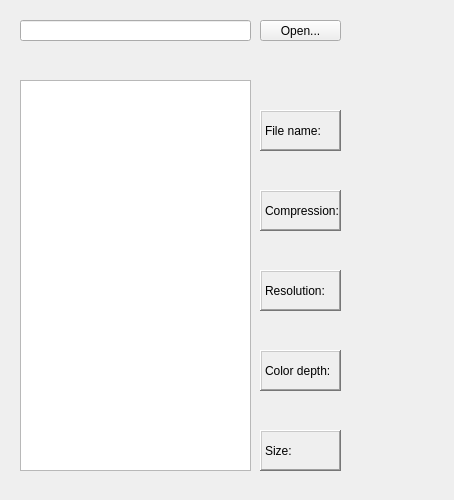
<?xml version="1.0" encoding="UTF-8"?>
<ui version="4.0">
 <class>Widget</class>
 <widget class="QWidget" name="Widget">
  <property name="geometry">
   <rect>
    <x>0</x>
    <y>0</y>
    <width>454</width>
    <height>500</height>
   </rect>
  </property>
  <property name="minimumSize">
   <size>
    <width>454</width>
    <height>500</height>
   </size>
  </property>
  <property name="maximumSize">
   <size>
    <width>454</width>
    <height>500</height>
   </size>
  </property>
  <property name="windowTitle">
   <string>Widget</string>
  </property>
  <widget class="QListView" name="fileTreeView">
   <property name="geometry">
    <rect>
     <x>20</x>
     <y>80</y>
     <width>231</width>
     <height>391</height>
    </rect>
   </property>
  </widget>
  <widget class="QLabel" name="Label_1">
   <property name="geometry">
    <rect>
     <x>260</x>
     <y>110</y>
     <width>81</width>
     <height>41</height>
    </rect>
   </property>
   <property name="frameShape">
    <enum>QFrame::WinPanel</enum>
   </property>
   <property name="frameShadow">
    <enum>QFrame::Raised</enum>
   </property>
   <property name="text">
    <string>File name:</string>
   </property>
  </widget>
  <widget class="QLabel" name="Label_5">
   <property name="geometry">
    <rect>
     <x>260</x>
     <y>430</y>
     <width>81</width>
     <height>41</height>
    </rect>
   </property>
   <property name="frameShape">
    <enum>QFrame::WinPanel</enum>
   </property>
   <property name="frameShadow">
    <enum>QFrame::Raised</enum>
   </property>
   <property name="text">
    <string>Size:</string>
   </property>
  </widget>
  <widget class="QLabel" name="Label_3">
   <property name="geometry">
    <rect>
     <x>260</x>
     <y>270</y>
     <width>81</width>
     <height>41</height>
    </rect>
   </property>
   <property name="frameShape">
    <enum>QFrame::WinPanel</enum>
   </property>
   <property name="frameShadow">
    <enum>QFrame::Raised</enum>
   </property>
   <property name="text">
    <string>Resolution:</string>
   </property>
  </widget>
  <widget class="QLabel" name="Label_4">
   <property name="geometry">
    <rect>
     <x>260</x>
     <y>350</y>
     <width>81</width>
     <height>41</height>
    </rect>
   </property>
   <property name="frameShape">
    <enum>QFrame::WinPanel</enum>
   </property>
   <property name="frameShadow">
    <enum>QFrame::Raised</enum>
   </property>
   <property name="text">
    <string>Color depth:</string>
   </property>
  </widget>
  <widget class="QLabel" name="Label_2">
   <property name="geometry">
    <rect>
     <x>260</x>
     <y>190</y>
     <width>81</width>
     <height>41</height>
    </rect>
   </property>
   <property name="frameShape">
    <enum>QFrame::WinPanel</enum>
   </property>
   <property name="frameShadow">
    <enum>QFrame::Raised</enum>
   </property>
   <property name="text">
    <string>Compression:</string>
   </property>
  </widget>
  <widget class="QLabel" name="FileName">
   <property name="geometry">
    <rect>
     <x>600</x>
     <y>90</y>
     <width>141</width>
     <height>21</height>
    </rect>
   </property>
   <property name="text">
    <string/>
   </property>
  </widget>
  <widget class="QLineEdit" name="lineEdit">
   <property name="geometry">
    <rect>
     <x>20</x>
     <y>20</y>
     <width>231</width>
     <height>21</height>
    </rect>
   </property>
   <property name="toolTip">
    <string>Enter the file path</string>
   </property>
  </widget>
  <widget class="QLabel" name="Contraction">
   <property name="geometry">
    <rect>
     <x>600</x>
     <y>170</y>
     <width>181</width>
     <height>31</height>
    </rect>
   </property>
   <property name="text">
    <string/>
   </property>
  </widget>
  <widget class="QLabel" name="Resolution">
   <property name="geometry">
    <rect>
     <x>600</x>
     <y>260</y>
     <width>181</width>
     <height>31</height>
    </rect>
   </property>
   <property name="text">
    <string/>
   </property>
  </widget>
  <widget class="QLabel" name="Color_depth">
   <property name="geometry">
    <rect>
     <x>600</x>
     <y>350</y>
     <width>181</width>
     <height>31</height>
    </rect>
   </property>
   <property name="text">
    <string/>
   </property>
  </widget>
  <widget class="QLabel" name="Size">
   <property name="geometry">
    <rect>
     <x>600</x>
     <y>430</y>
     <width>181</width>
     <height>31</height>
    </rect>
   </property>
   <property name="text">
    <string/>
   </property>
  </widget>
  <widget class="QPushButton" name="multiChoice">
   <property name="geometry">
    <rect>
     <x>260</x>
     <y>20</y>
     <width>81</width>
     <height>21</height>
    </rect>
   </property>
   <property name="text">
    <string>Open...</string>
   </property>
  </widget>
 </widget>
 <resources/>
 <connections/>
</ui>
